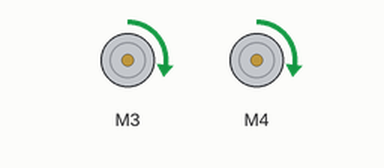
Simulated run of this sketch. Board: Adafruit Circuit Playground Express. Parts: 2 × DC motor (green arrow = forward, orange = backward, longer = faster).

Above: at 0.1 s.
Timing chart, 0 to 1.6 s (numbered marks = the images above):
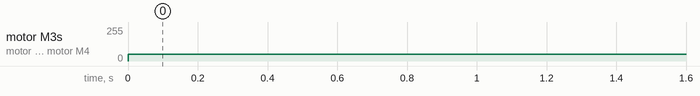

Measured:
- by itself, motor M3, motor M4: stopped → forward 50/255 at 0.00 s

The sketch:

motors_test.ino
```cpp
#include <Adafruit_MotorShield.h>

#include <Adafruit_CircuitPlayground.h>
#include <Adafruit_Circuit_Playground.h>

// include required libraries
#include <Wire.h> // this is for some sort of controller/connection/thing
#include <Adafruit_MotorShield.h> // motorshield library
#include "utility/Adafruit_MS_PWMServoDriver.h" // maybe don't need? try commenting out later

// create adafruit_motorshield object
Adafruit_MotorShield AFMS = Adafruit_MotorShield();

// create DC motor object
// note: it must have the asterisk to start for some reason. something about point and non
// pointer types and scalar stuff. not exactly sure, but keep it.
Adafruit_DCMotor *right = AFMS.getMotor(3); // currently connected to M1 (change if using different port)
Adafruit_DCMotor *left = AFMS.getMotor(4); // currently connected to M4 (change if using different port)

void setup() {
  AFMS.begin();

  // speeds range from 0 (stopped) to 255 (full speed)
  right->setSpeed(50);
  left->setSpeed(50);

//  myTime = millis();

}

void loop() {
  // put your main code here, to run repeatedly:
  right->run(FORWARD);
  left->run(FORWARD);

}

// drives both wheels at the same speed for the amount of milliseconds specified
//void driveForward(int period) {
//  currentTime = myTime; //  starting time
//  while (myTime <= currentTime + period) { // goes until the period of time has elapsed
//    right->run(FORWARD);
//    left->run(FORWARD);
//  }
//
//  // stops once the time has passed
//  right->run(RELEASE);
//  left->run(RELEASE);
//
//}
//
//// has the robot stop and wait for the amount of milliseconds specified
//void wait(int period) {
//  currentTime = myTime;
//  while (myTime <= currentTime + period) {
//    right->run(RELEASE);
//    left->run(RELEASE);
//  }
//}
```
